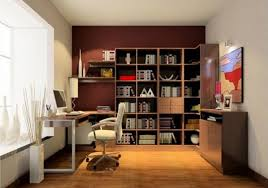
#> input picture Computer-vision/Images and Videos/image8.jpg, 268 x 188 px
$ python 'Adaptive Thresholding.py'
#> lines starting #> are read from the running program, lines starting #| are printed output that depends on the picture; after the words box and inside, x2 and y2 are one past the last pixel; in counts of white or black regions, pixels touching at a corner belong together
'''
output : Press the escape button to see the effect of adaptive thresolding
'''

import cv2
import matplotlib.pyplot as plt

img = cv2.imread('../Images and Videos/image8.jpg')
#> img is the input picture: shape (188, 268, 3); mean B, G, R 95.3, 115.4, 141.3

img = cv2.cvtColor(img, cv2.COLOR_BGR2GRAY)
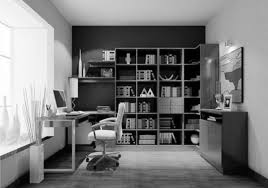
#> img: shape (188, 268); min 0, max 255, mean 120.9

img = cv2.medianBlur(img,5)
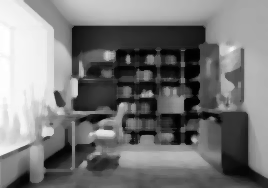
#> img: shape (188, 268); min 1, max 255, mean 120.3

cv2.imshow('blurred',img)
cv2.waitKey(0)

## Performing simple thresholding
## Performing adaptive mean and gaussian thresholding
ret1, thresh1 = cv2.threshold(img, 127, 255, cv2.THRESH_BINARY)
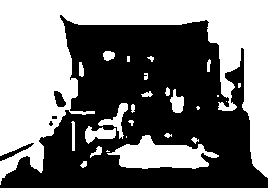
#> thresh1: shape (188, 268); 47.1% white; 26 white regions (7 under 20 px), largest, box (x1, y1, x2, y2) and area: (0, 0, 268, 185) 20095, (107, 135, 219, 169) 2136, (98, 103, 128, 139) 324
thresh2 = cv2.adaptiveThreshold(img, 255,\
     cv2.ADAPTIVE_THRESH_MEAN_C, cv2.THRESH_BINARY, 11,2)
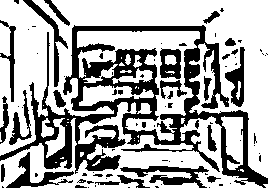
#> thresh2: shape (188, 268); 66% white; 85 black regions (55 under 20 px), largest, box (x1, y1, x2, y2) and area: (0, 25, 268, 188) 11460, (120, 166, 209, 188) 808, (6, 152, 74, 188) 669
thresh3 = cv2.adaptiveThreshold(img, 255,\
     cv2.ADAPTIVE_THRESH_GAUSSIAN_C, cv2.THRESH_BINARY, 11,2)
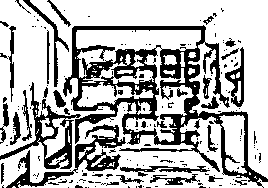
#> thresh3: shape (188, 268); 70.4% white; 188 black regions (152 under 20 px), largest, box (x1, y1, x2, y2) and area: (63, 25, 268, 188) 7956, (6, 124, 126, 188) 1587, (0, 82, 81, 169) 1358

print(ret1)
print(thresh1)
#> (printed output is left out)

images = [thresh1, thresh2, thresh3]
titles = ['Binary', 'Adaptive mean', 'Adaptive Gaussian']

for i in range(3):
    plt.subplot(2,3,(i+1))
    plt.imshow(images[i],'gray')
    plt.xlabel(titles[i])

plt.show()

cv2.waitKey(0)
cv2.destroyAllWindows()

$ run again, with Computer-vision/Images and Videos/Building.jpg copied over Computer-vision/Images and Videos/image8.jpg
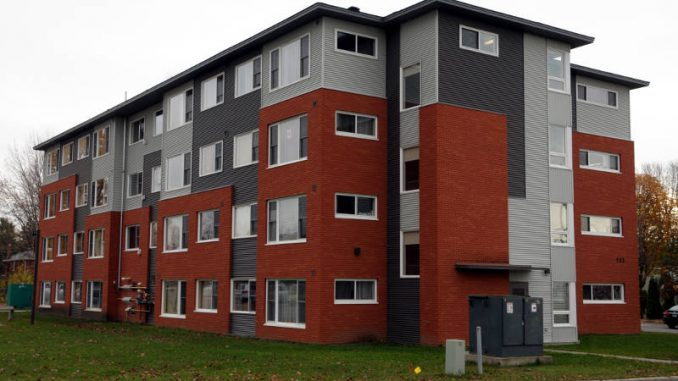
#> input picture Computer-vision/Images and Videos/Building.jpg, 678 x 381 px
#> img is the input picture: shape (381, 678, 3); mean B, G, R 88.4, 96.5, 112.9
#> `ret1, thresh1 = cv2.threshold(img, 127, 255, cv2.THRESH_BINARY)`:
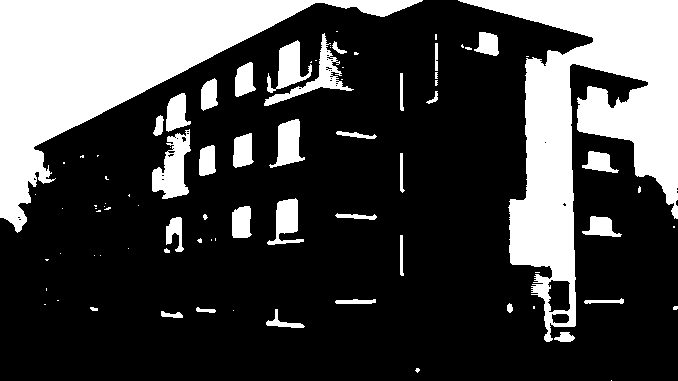
#> thresh1: shape (381, 678); 27.7% white; 84 white regions (48 under 20 px), largest, box (x1, y1, x2, y2) and area: (0, 0, 423, 233) 30023, (458, 0, 678, 342) 28808, (152, 129, 191, 199) 1526
#> thresh2: shape (381, 678); 67.4% white; 1357 black regions (1117 under 20 px), largest, box (x1, y1, x2, y2) and area: (0, 0, 678, 381) 47526, (223, 185, 312, 335) 4005, (321, 104, 383, 146) 1278
#> `thresh3 = cv2.adaptiveThreshold(img, 255,\ cv2.ADAPTIVE_THRESH_GAUSSIA..`:
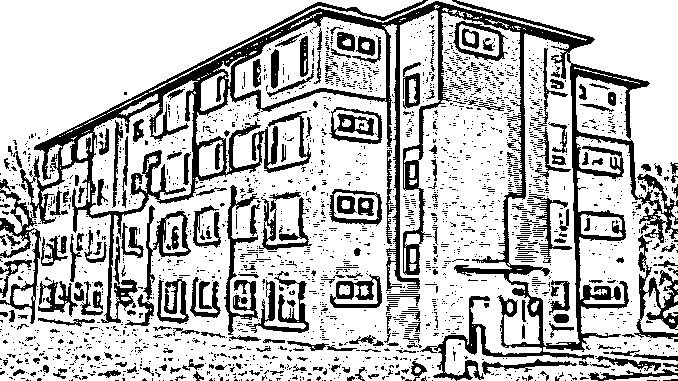
#> thresh3: shape (381, 678); 74.4% white; 2262 black regions (2032 under 20 px), largest, box (x1, y1, x2, y2) and area: (0, 0, 678, 381) 30804, (634, 235, 678, 339) 1409, (224, 185, 259, 335) 1390
#> (printed output is left out)
